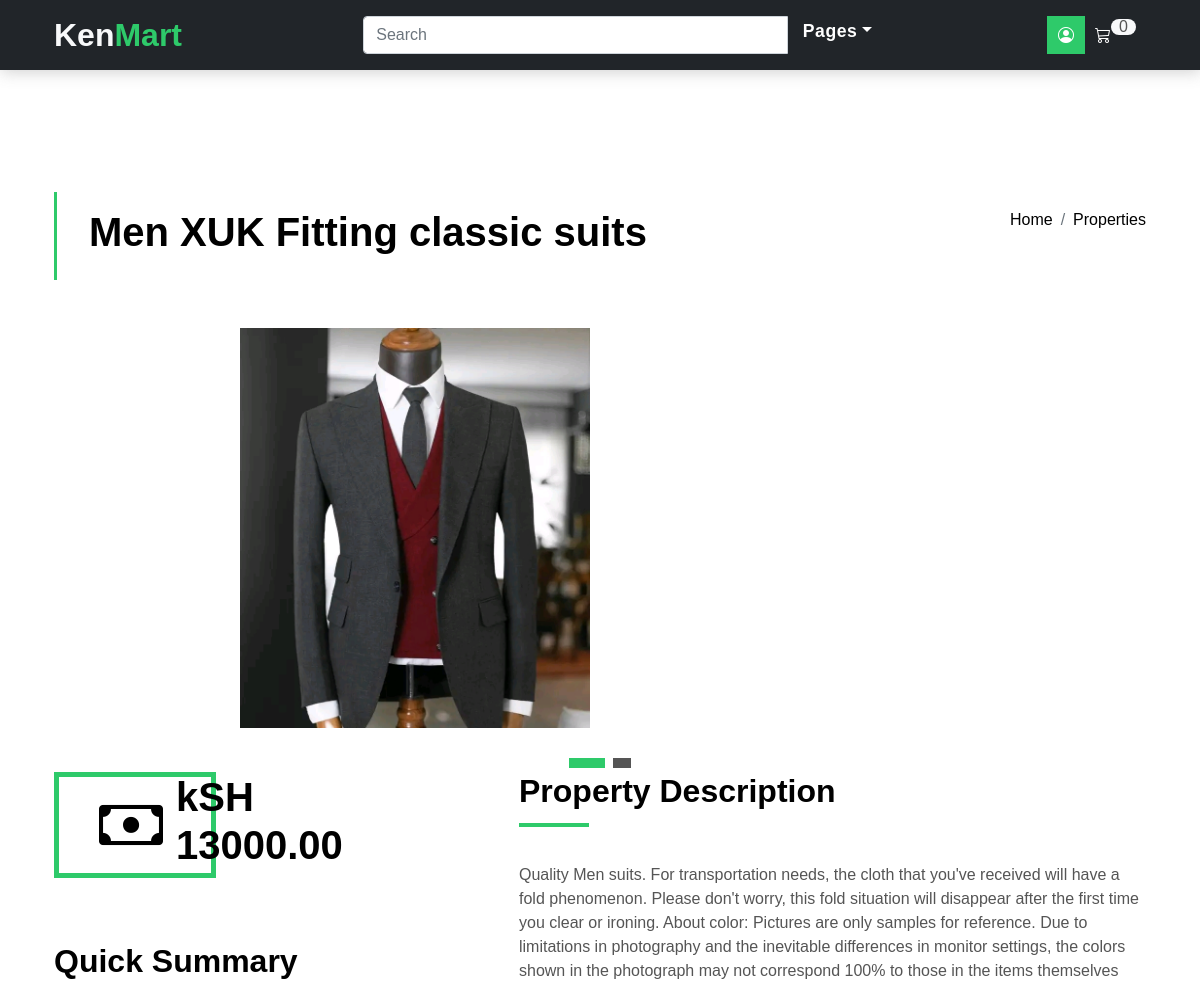
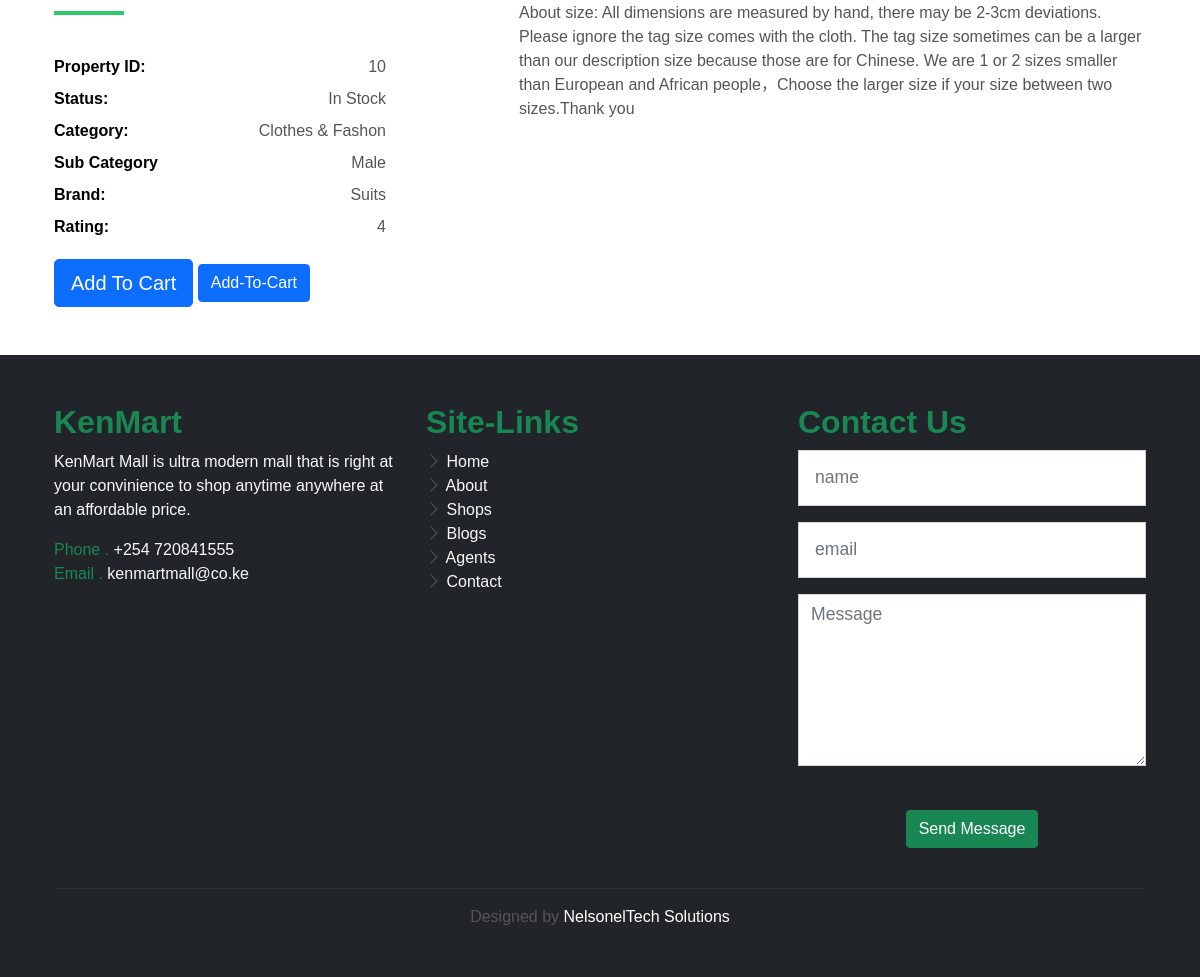
Page /product/10/ on the committed database (2 pictures, top to bottom).
### estore/models.py (models this page shows, shortened)
class Product(models.Model):
    product_name = models.CharField(max_length=200)
    category = models.ForeignKey(Category, on_delete=models.CASCADE)
    sub_category = models.ForeignKey(Sub_Category, on_delete=models.CASCADE)
    sub_sub_category = models.ForeignKey(Sub_Sub_Category, on_delete=models.CASCADE)
    price = models.IntegerField()
    image1 = models.ImageField(upload_to='media')
    image2 = models.ImageField(upload_to='media')
    description = models.TextField()
    release_date = models.DateTimeField(auto_now_add=True)
    updated = models.DateTimeField(auto_now=True)
    num_stars = models.IntegerField()
    class Meta:
        ordering = ['-updated', '-release_date']

class Category(models.Model):
    category_name = models.CharField(max_length=50)
    def __str__(self):
        return self.category_name

class Sub_Category(models.Model):
    sub_category_name = models.CharField(max_length=50)
    category = models.ManyToManyField(
        Category, related_name='category', blank=True)
    def __str__(self):
        return self.sub_category_name

class Sub_Sub_Category(models.Model):
    sub_sub_category_name = models.CharField(max_length=50)
    sub_category = models.ManyToManyField(
        Sub_Category, related_name='sub_category', blank=True)
    def __str__(self):
        return self.sub_sub_category_name

### estore/views.py (the view)
# urls.py: path('product/<int:pk>/', views.product, name='product'),
def product(request, pk):
    product = Product.objects.get(id=pk)
    context = {'product': product}
    return render(request, "estore/product.html", context)

### estore/templates/estore/product.html (shortened to what this page needs)
{% extends 'main.html' %}
{% block content %}
{% load static %}
<main id="main ">
  <section class="intro-single">
    <div class="container">
      <div class="row">
        <div class="col-md-12 col-lg-8">
          <div class="title-single-box">
            <h3 class="title-single">{{product.product_name}}</h3>
          </div>
        </div>
        <div class="col-md-12 col-lg-4">
          <nav aria-label="breadcrumb" class="breadcrumb-box d-flex justify-content-lg-end">
            <ol class="breadcrumb">
              <li class="breadcrumb-item">
                <a class="new" href="{% url 'shop' %}">Home</a>
              </li>
              <li class="breadcrumb-item">
                <a class="new" href="{{request.META.HTTP_REFERER}}">Properties</a>
              </li>
            </ol>
          </nav>
        </div>
      </div>
    </div>
  </section>
  <section class="property-single nav-arrow-b">
    <div class="container">
      <div class="row justify-content-center pb-4">
        <div class="col-lg-8">
          <div id="property-single-carousel" class="swiper">
            <div class="swiper-wrapper">
              <div class="carousel-item-b swiper-slide">
                <img src="{{baseUrl}}/{{product.image1}}" alt="" height="400" width="350">
              </div>
            </div>
          </div>
          <div class="property-single-carousel-pagination carousel-pagination"></div>
        </div>
      </div>
      <div class="row">
        <div class="col-sm-12">
          <div class="row justify-content-between">
            <div class="col-md-5 col-lg-4">
              <div class="property-price d-flex justify-content-center foo">
                <div class="card-header-c d-flex">
                  <div class="card-box-ico">
                    <span class="bi bi-cash"></span>
                  </div>
                  <div class="card-title-c align-self-center">
                    <h5 class="title-c">kSH {{product.price|floatformat:2}}</h5>
                  </div>
                </div>
              </div>
              <div class="property-summary">
                <div class="row">
                  <div class="col-sm-12">
                    <div class="title-box-d section-t4">
                      <h3 class="title-d">Quick Summary</h3>
                    </div>
                  </div>
                </div>
                <div class="summary-list">
                  <ul class="list">
                    <li class="d-flex justify-content-between">
                      <strong>Property ID:</strong>
                      <span>{{product.id}}</span>
                    </li>
                    <li class="d-flex justify-content-between">
                      <strong>Status:</strong>
                      <span>In Stock</span>
                    </li>
                    <li class="d-flex justify-content-between">
                      <strong>Category:</strong>
                      <span>
                        {{product.category}}
                      </span>
                    </li>
                    <li class="d-flex justify-content-between">
                      <strong>Sub Category</strong>
                      <span>{{product.sub_category}}</span>
                    </li>
                    <li class="d-flex justify-content-between">
                      <strong>Brand:</strong>
                      <span>{{product.sub_sub_category}}</span>
                    </li>
                    <li class="d-flex justify-content-between">
                      <strong>Rating:</strong>
                      <span>{{product.num_stars}}</span>
                    </li>
                  </ul>
                </div>
              </div>
            </div>
            <div class="col-md-7 col-lg-7 section-md-t3">
              <div class="row">
                <div class="col-sm-12">
                  <div class="title-box-d">
                    <h3 class="title-d">Property Description</h3>
                  </div>
                </div>
              </div>
              <div class="property-description">
                <p class="description color-text-a">
                  {{product.description}}
                </p>
              </div>
            </div>
            <div class="col-md-7 col-lg-7 section-md-t3">
              <div class="row">
                <div class="col-sm-6">
                    <a href="{% url 'cart' %}" class="btn btn-primary btn-lg update-cart">Add To Cart</a>
                    <button data-product="{{product.id}}" data-action="add" class="btn btn-primary add-btn update-cart">Add-To-Cart</button>
                </div>
              </div>
            </div>
          </div>
        </div>
      </div>
    </div>
  </section>
</main>
<div class="pb-5">
</div>
{% endblock %}

### static/css/style.css (style rules this page uses)
body { font-family: "Poppins", sans-serif; color: #555555; }
h1, h2, h3, h4, h5, h6 { color: #000000; }
a { color: #000000; text-decoration: none; transition: all 0.5s ease; }
.color-text-a { text-decoration: none; color: #555555; }
.section-t4 { padding-top: 4rem; }
.title-box-d { padding-bottom: 1.8rem; margin-bottom: 1rem; position: relative; }
.title-box-d .title-d { font-weight: 600; font-size: 2rem; }
.title-box-d .title-d:after { content: ""; position: absolute; width: 70px; height: 4px; background-color: #2eca6a; bottom: 20px; left: 0; }
.carousel-pagination { margin-top: 10px; text-align: center; }
.btn { transition: 0.5s ease; }
.intro-single { padding: 12rem 0 3rem; }
.intro-single .title-single-box { padding: 1rem 0 1rem 2rem; }
.intro-single .title-single-box { border-left: 3px solid #2eca6a; }
.intro-single .title-single-box .title-single { font-weight: 600; font-size: 2.2rem; }
@media (min-width: 768px) { .intro-single .title-single-box .title-single { font-size: 2.1rem; } }
@media (min-width: 992px) { .intro-single .title-single-box .title-single { font-size: 2.5rem; } }
.intro-single .breadcrumb-box { padding: 1rem 0 0 0.5rem; }
.intro-single .breadcrumb { background-color: transparent; padding-right: 0; padding-left: 0; }
.property-price { margin: 0 auto; }
.property-price .card-header-c { padding: 0; }
.summary-list { padding-right: 1rem; color: #000000; }
.summary-list .list { padding: 0; line-height: 2; }
.summary-list .list span { color: #555555; }
.card-header-c { padding: 0 1rem 1rem 1rem; }
.card-box-ico { padding: 1rem 3rem 1rem 2.5rem; border: 5px solid #2eca6a; }
.card-box-ico span { font-size: 4rem; color: #000000; }
.title-c { font-size: 2.5rem; font-weight: 600; margin-left: -40px; }
@media (min-width: 768px) { .title-c { font-size: 1.8rem; } }
@media (min-width: 992px) { .title-c { font-size: 2.5rem; } }

### templates/main.html (style rules this page uses)
a { color: #ffffff !important; }
.new { color: black !important; }

### templates/header.html (style rules this page uses)
a { color: #ffffff !important; }
.new { color: black !important; }

### rows in the picture
Product: product_name "Men XUK Fitting classic suits", image1 (picture), price "13000.00", id "10", category "Clothes & Fashon", sub_category "Male", sub_sub_category "Suits", num_stars "4", description "Quality Men suits. For transportation needs, the cloth that you've received will have a fold phenomenon. Please don't worry, this fold situation will disappear after the first time you clear or ironing. About color: Pictures are only samples for reference. Due to limitations in photography and the inevitable differences in monitor settings, the colors shown in the photograph may not correspond 100% to those in the items themselves About size: All dimensions are measured by hand, there may be 2-3cm deviations. Please ignore the tag size comes with the cloth. The tag size sometimes can be a larger than our description size because those are for Chinese. We are 1 or 2 sizes smaller than…"
